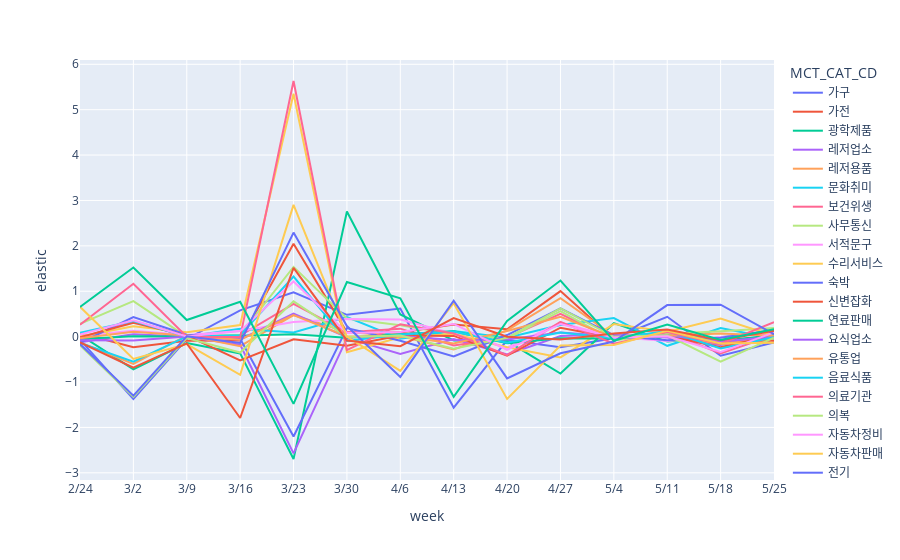

The notebook cell this image was saved under:
### Code cell
fig = px.line(seoul_df, x="week", y="elastic", color='MCT_CAT_CD')
fig.update_layout(xaxis=dict(tickmode='array', tickvals=np.arange(0, len(test2)), ticktext=test2))
fig.show()

### Figure 1 — Plotly figure (JSON) as saved in the notebook; plotly's stock layout.template omitted (floating-point values rounded to 4 significant figures)
{"data": [{"hovertemplate": "MCT_CAT_CD=가구<br>week=%{x}<br>elastic=%{y}<extra></extra>", "legendgroup": "가구", "line": {"color": "#636efa", "dash": "solid"}, "mode": "lines", "name": "가구", "orientation": "v", "showlegend": true, "type": "scatter", "x": [9, 10, 11, 12, 13, 14, 15, 16, 17, 18, 19, 20, 21, 22], "xaxis": "x", "y": [-0.07019, -1.375, -0.05187, 0.578, 0.9751, 0.4807, 0.6202, -1.563, -0.07645, -0.2308, -0.03489, 0.4374, -0.4204, -0.1275], "yaxis": "y"}, {"hovertemplate": "MCT_CAT_CD=가전<br>week=%{x}<br>elastic=%{y}<extra></extra>", "legendgroup": "가전", "line": {"color": "#EF553B", "dash": "solid"}, "mode": "lines", "name": "가전", "orientation": "v", "showlegend": true, "type": "scatter", "x": [9, 10, 11, 12, 13, 14, 15, 16, 17, 18, 19, 20, 21, 22], "xaxis": "x", "y": [0.07369, -0.2312, -0.09003, -0.0829, 2.046, 0.09373, 0.09395, 0.2676, 0.1618, 1.004, -0.05239, 0.0993, -0.09222, -0.08989], "yaxis": "y"}, {"hovertemplate": "MCT_CAT_CD=광학제품<br>week=%{x}<br>elastic=%{y}<extra></extra>", "legendgroup": "광학제품", "line": {"color": "#00cc96", "dash": "solid"}, "mode": "lines", "name": "광학제품", "orientation": "v", "showlegend": true, "type": "scatter", "x": [9, 10, 11, 12, 13, 14, 15, 16, 17, 18, 19, 20, 21, 22], "xaxis": "x", "y": [0.04079, -0.7182, -0.1402, -0.3696, -2.696, 2.755, 0.4891, -0.08474, -0.09855, -0.8134, 0.2971, -0.1089, -0.01144, 0.1236], "yaxis": "y"}, {"hovertemplate": "MCT_CAT_CD=레저업소<br>week=%{x}<br>elastic=%{y}<extra></extra>", "legendgroup": "레저업소", "line": {"color": "#ab63fa", "dash": "solid"}, "mode": "lines", "name": "레저업소", "orientation": "v", "showlegend": true, "type": "scatter", "x": [9, 10, 11, 12, 13, 14, 15, 16, 17, 18, 19, 20, 21, 22], "xaxis": "x", "y": [-0.1218, 0.05044, -0.003385, -0.1773, -2.57, -0.03245, -0.3841, -0.05139, -0.3926, 0.01324, 0.0475, -0.01887, -0.1824, 0.04204], "yaxis": "y"}, {"hovertemplate": "MCT_CAT_CD=레저용품<br>week=%{x}<br>elastic=%{y}<extra></extra>", "legendgroup": "레저용품", "line": {"color": "#FFA15A", "dash": "solid"}, "mode": "lines", "name": "레저용품", "orientation": "v", "showlegend": true, "type": "scatter", "x": [9, 10, 11, 12, 13, 14, 15, 16, 17, 18, 19, 20, 21, 22], "xaxis": "x", "y": [-0.1272, -0.5989, 0.02586, -0.2095, 0.4738, 0.1035, 0.01463, -0.2805, 0.137, 0.846, 0.01486, 0.03467, -0.1594, -0.04219], "yaxis": "y"}, {"hovertemplate": "MCT_CAT_CD=문화취미<br>week=%{x}<br>elastic=%{y}<extra></extra>", "legendgroup": "문화취미", "line": {"color": "#19d3f3", "dash": "solid"}, "mode": "lines", "name": "문화취미", "orientation": "v", "showlegend": true, "type": "scatter", "x": [9, 10, 11, 12, 13, 14, 15, 16, 17, 18, 19, 20, 21, 22], "xaxis": "x", "y": [-0.1404, -0.5505, 0.004542, 0.172, 0.09358, 0.4321, -0.0466, 0.1254, -0.0225, 0.2562, 0.4078, -0.2023, 0.19, -0.04101], "yaxis": "y"}, {"hovertemplate": "MCT_CAT_CD=보건위생<br>week=%{x}<br>elastic=%{y}<extra></extra>", "legendgroup": "보건위생", "line": {"color": "#FF6692", "dash": "solid"}, "mode": "lines", "name": "보건위생", "orientation": "v", "showlegend": true, "type": "scatter", "x": [9, 10, 11, 12, 13, 14, 15, 16, 17, 18, 19, 20, 21, 22], "xaxis": "x", "y": [-0.03477, 0.3433, 0.01502, 0.02537, 0.7217, 0.09744, 0.1759, -0.1946, -0.0215, 0.5045, -0.06661, 0.09386, -0.3704, 0.03086], "yaxis": "y"}, {"hovertemplate": "MCT_CAT_CD=사무통신<br>week=%{x}<br>elastic=%{y}<extra></extra>", "legendgroup": "사무통신", "line": {"color": "#B6E880", "dash": "solid"}, "mode": "lines", "name": "사무통신", "orientation": "v", "showlegend": true, "type": "scatter", "x": [9, 10, 11, 12, 13, 14, 15, 16, 17, 18, 19, 20, 21, 22], "xaxis": "x", "y": [0.2825, 0.7836, -0.004997, 0.03978, 1.537, 0.4002, 0.2491, 0.05385, -0.04132, 0.5598, -0.08175, 0.0627, 0.1166, 0.1921], "yaxis": "y"}, {"hovertemplate": "MCT_CAT_CD=서적문구<br>week=%{x}<br>elastic=%{y}<extra></extra>", "legendgroup": "서적문구", "line": {"color": "#FF97FF", "dash": "solid"}, "mode": "lines", "name": "서적문구", "orientation": "v", "showlegend": true, "type": "scatter", "x": [9, 10, 11, 12, 13, 14, 15, 16, 17, 18, 19, 20, 21, 22], "xaxis": "x", "y": [0.01806, 0.1307, 0.03877, 0.1235, 0.3249, 0.3881, 0.377, 0.06228, -0.2433, 0.3045, -0.008704, -0.09488, -0.01076, 0.08159], "yaxis": "y"}, {"hovertemplate": "MCT_CAT_CD=수리서비스<br>week=%{x}<br>elastic=%{y}<extra></extra>", "legendgroup": "수리서비스", "line": {"color": "#FECB52", "dash": "solid"}, "mode": "lines", "name": "수리서비스", "orientation": "v", "showlegend": true, "type": "scatter", "x": [9, 10, 11, 12, 13, 14, 15, 16, 17, 18, 19, 20, 21, 22], "xaxis": "x", "y": [0.004471, 0.2267, 0.09664, 0.2546, 5.349, -0.3439, -0.01415, 0.05677, -0.2332, -0.4572, 0.2765, 0.1082, 0.4009, 0.0174], "yaxis": "y"}, {"hovertemplate": "MCT_CAT_CD=숙박<br>week=%{x}<br>elastic=%{y}<extra></extra>", "legendgroup": "숙박", "line": {"color": "#636efa", "dash": "solid"}, "mode": "lines", "name": "숙박", "orientation": "v", "showlegend": true, "type": "scatter", "x": [9, 10, 11, 12, 13, 14, 15, 16, 17, 18, 19, 20, 21, 22], "xaxis": "x", "y": [-0.1386, 0.4324, 0.04144, -0.04819, -2.2, 0.1887, -0.08907, -0.4361, 0.03522, 0.6248, 0.02709, -0.08142, -0.02503, 0.1477], "yaxis": "y"}, {"hovertemplate": "MCT_CAT_CD=신변잡화<br>week=%{x}<br>elastic=%{y}<extra></extra>", "legendgroup": "신변잡화", "line": {"color": "#EF553B", "dash": "solid"}, "mode": "lines", "name": "신변잡화", "orientation": "v", "showlegend": true, "type": "scatter", "x": [9, 10, 11, 12, 13, 14, 15, 16, 17, 18, 19, 20, 21, 22], "xaxis": "x", "y": [-0.01507, 0.306, 0.02273, -0.5258, -0.05757, -0.199, 0.02422, 0.01577, -0.4198, 0.1963, -0.02606, 0.02088, -0.2357, 0.0303], "yaxis": "y"}, {"hovertemplate": "MCT_CAT_CD=연료판매<br>week=%{x}<br>elastic=%{y}<extra></extra>", "legendgroup": "연료판매", "line": {"color": "#00cc96", "dash": "solid"}, "mode": "lines", "name": "연료판매", "orientation": "v", "showlegend": true, "type": "scatter", "x": [9, 10, 11, 12, 13, 14, 15, 16, 17, 18, 19, 20, 21, 22], "xaxis": "x", "y": [-0.05278, 0.005993, 0.001265, 0.01819, 0.05223, -0.02705, 0.04996, 0.12, -0.1479, -0.03431, -0.04372, 0.02288, -0.09087, 0.02918], "yaxis": "y"}, {"hovertemplate": "MCT_CAT_CD=요식업소<br>week=%{x}<br>elastic=%{y}<extra></extra>", "legendgroup": "요식업소", "line": {"color": "#ab63fa", "dash": "solid"}, "mode": "lines", "name": "요식업소", "orientation": "v", "showlegend": true, "type": "scatter", "x": [9, 10, 11, 12, 13, 14, 15, 16, 17, 18, 19, 20, 21, 22], "xaxis": "x", "y": [-0.08, -0.08299, 0.005194, -0.06039, 0.5081, -0.01155, 0.01198, -0.07209, -0.06214, 0.09392, 0.006897, 0.0268, -0.1072, -0.0006767], "yaxis": "y"}, {"hovertemplate": "MCT_CAT_CD=유통업<br>week=%{x}<br>elastic=%{y}<extra></extra>", "legendgroup": "유통업", "line": {"color": "#FFA15A", "dash": "solid"}, "mode": "lines", "name": "유통업", "orientation": "v", "showlegend": true, "type": "scatter", "x": [9, 10, 11, 12, 13, 14, 15, 16, 17, 18, 19, 20, 21, 22], "xaxis": "x", "y": [-0.03668, 0.1099, 0.02516, -0.06638, 0.4733, 0.002892, 0.009157, -0.1525, 0.1228, 0.4367, -0.01337, 0.01948, 0.06929, 0.01878], "yaxis": "y"}, {"hovertemplate": "MCT_CAT_CD=음료식품<br>week=%{x}<br>elastic=%{y}<extra></extra>", "legendgroup": "음료식품", "line": {"color": "#19d3f3", "dash": "solid"}, "mode": "lines", "name": "음료식품", "orientation": "v", "showlegend": true, "type": "scatter", "x": [9, 10, 11, 12, 13, 14, 15, 16, 17, 18, 19, 20, 21, 22], "xaxis": "x", "y": [0.08542, 0.3458, 0.002695, 0.0314, 1.323, -0.09276, 0.0495, 0.1153, -0.1357, 0.09133, -0.03411, 0.1257, -0.2614, -0.01275], "yaxis": "y"}, {"hovertemplate": "MCT_CAT_CD=의료기관<br>week=%{x}<br>elastic=%{y}<extra></extra>", "legendgroup": "의료기관", "line": {"color": "#FF6692", "dash": "solid"}, "mode": "lines", "name": "의료기관", "orientation": "v", "showlegend": true, "type": "scatter", "x": [9, 10, 11, 12, 13, 14, 15, 16, 17, 18, 19, 20, 21, 22], "xaxis": "x", "y": [0.2626, 1.164, -0.001371, -0.01034, 5.632, -0.2963, 0.2733, 0.06953, -0.4075, 0.327, -0.1547, 0.1025, -0.1615, 0.32], "yaxis": "y"}, {"hovertemplate": "MCT_CAT_CD=의복<br>week=%{x}<br>elastic=%{y}<extra></extra>", "legendgroup": "의복", "line": {"color": "#B6E880", "dash": "solid"}, "mode": "lines", "name": "의복", "orientation": "v", "showlegend": true, "type": "scatter", "x": [9, 10, 11, 12, 13, 14, 15, 16, 17, 18, 19, 20, 21, 22], "xaxis": "x", "y": [-0.1908, -1.325, -0.03046, -0.3498, 0.7777, -0.006873, 0.02518, -0.2659, -0.02742, 0.6211, -0.002808, 0.02791, -0.5522, -0.02294], "yaxis": "y"}, {"hovertemplate": "MCT_CAT_CD=자동차정비<br>week=%{x}<br>elastic=%{y}<extra></extra>", "legendgroup": "자동차정비", "line": {"color": "#FF97FF", "dash": "solid"}, "mode": "lines", "name": "자동차정비", "orientation": "v", "showlegend": true, "type": "scatter", "x": [9, 10, 11, 12, 13, 14, 15, 16, 17, 18, 19, 20, 21, 22], "xaxis": "x", "y": [0.04784, 0.3583, 0.001731, 0.1207, 1.215, 0.08213, 0.1044, 0.2799, -0.2892, 0.2793, -0.02563, 0.005891, -0.34, 0.09478], "yaxis": "y"}, {"hovertemplate": "MCT_CAT_CD=자동차판매<br>week=%{x}<br>elastic=%{y}<extra></extra>", "legendgroup": "자동차판매", "line": {"color": "#FECB52", "dash": "solid"}, "mode": "lines", "name": "자동차판매", "orientation": "v", "showlegend": true, "type": "scatter", "x": [9, 10, 11, 12, 13, 14, 15, 16, 17, 18, 19, 20, 21, 22], "xaxis": "x", "y": [0.657, -0.4905, -0.1638, -0.8414, 2.902, 0.00267, -0.7551, 0.7361, -1.371, -0.1941, -0.1823, 0.128, -0.152, -0.1361], "yaxis": "y"}, {"hovertemplate": "MCT_CAT_CD=전기<br>week=%{x}<br>elastic=%{y}<extra></extra>", "legendgroup": "전기", "line": {"color": "#636efa", "dash": "solid"}, "mode": "lines", "name": "전기", "orientation": "v", "showlegend": true, "type": "scatter", "x": [9, 10, 11, 12, 13, 14, 15, 16, 17, 18, 19, 20, 21, 22], "xaxis": "x", "y": [-0.1636, -1.301, 0.008398, -0.1375, 2.293, 0.2326, -0.8866, 0.7921, -0.9201, -0.3658, -0.1082, 0.6949, 0.703, 0.05703], "yaxis": "y"}, {"hovertemplate": "MCT_CAT_CD=주방용구<br>week=%{x}<br>elastic=%{y}<extra></extra>", "legendgroup": "주방용구", "line": {"color": "#EF553B", "dash": "solid"}, "mode": "lines", "name": "주방용구", "orientation": "v", "showlegend": true, "type": "scatter", "x": [9, 10, 11, 12, 13, 14, 15, 16, 17, 18, 19, 20, 21, 22], "xaxis": "x", "y": [-0.1253, -0.6814, -0.1498, -1.793, 1.516, -0.08377, -0.2096, 0.4067, -0.001818, -0.06109, 0.06866, 0.1559, -0.08125, 0.1321], "yaxis": "y"}, {"hovertemplate": "MCT_CAT_CD=직물<br>week=%{x}<br>elastic=%{y}<extra></extra>", "legendgroup": "직물", "line": {"color": "#00cc96", "dash": "solid"}, "mode": "lines", "name": "직물", "orientation": "v", "showlegend": true, "type": "scatter", "x": [9, 10, 11, 12, 13, 14, 15, 16, 17, 18, 19, 20, 21, 22], "xaxis": "x", "y": [0.6556, 1.523, 0.3655, 0.7673, -1.48, 1.203, 0.8453, -1.326, 0.347, 1.237, -0.09144, 0.266, -0.07106, 0.165], "yaxis": "y"}], "layout": {"legend": {"title": {"text": "MCT_CAT_CD"}, "tracegroupgap": 0}, "margin": {"t": 60}, "xaxis": {"anchor": "y", "domain": [0, 1], "tickmode": "array", "ticktext": ["12/23", "12/30", "1/6", "1/13", "1/20", "1/27", "2/3", "2/10", "2/17", "2/24", "3/2", "3/9", "3/16", "3/23", "3/30", "4/6", "4/13", "4/20", "4/27", "5/4", "5/11", "5/18", "5/25", "6/1", "6/8", "6/15", "6/22", "6/29", "7/6", "7/13", "7/20", "7/27", "8/3", "8/10", "8/17", "8/24", "8/31", "9/7", "9/14", "9/21", "9/28", "10/5", "10/12", "10/19", "10/26", "11/2", "11/9", "11/16", "11/23", "11/30", "12/7", "12/14"], "tickvals": [0, 1, 2, 3, 4, 5, 6, 7, 8, 9, 10, 11, 12, 13, 14, 15, 16, 17, 18, 19, 20, 21, 22, 23, 24, 25, 26, 27, 28, 29, 30, 31, 32, 33, 34, 35, 36, 37, 38, 39, 40, 41, 42, 43, 44, 45, 46, 47, 48, 49, 50, 51], "title": {"text": "week"}}, "yaxis": {"anchor": "x", "domain": [0, 1], "title": {"text": "elastic"}}}}
